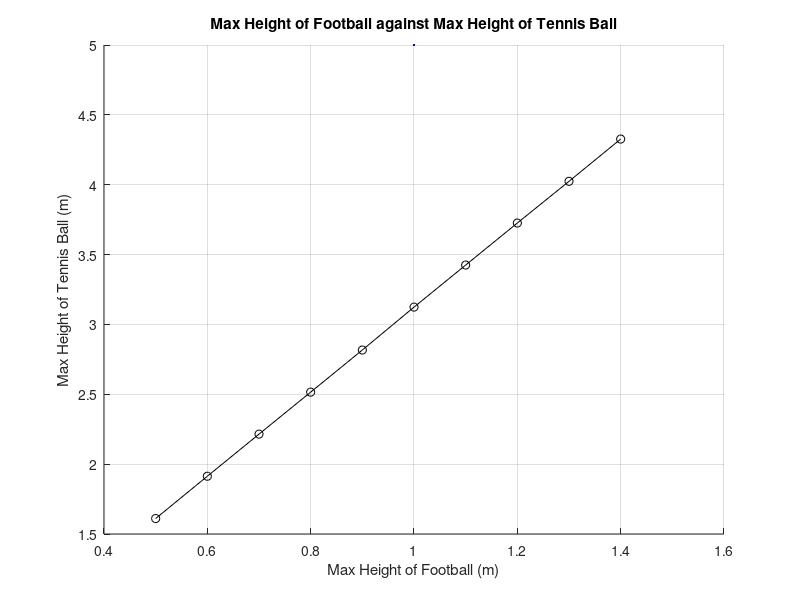
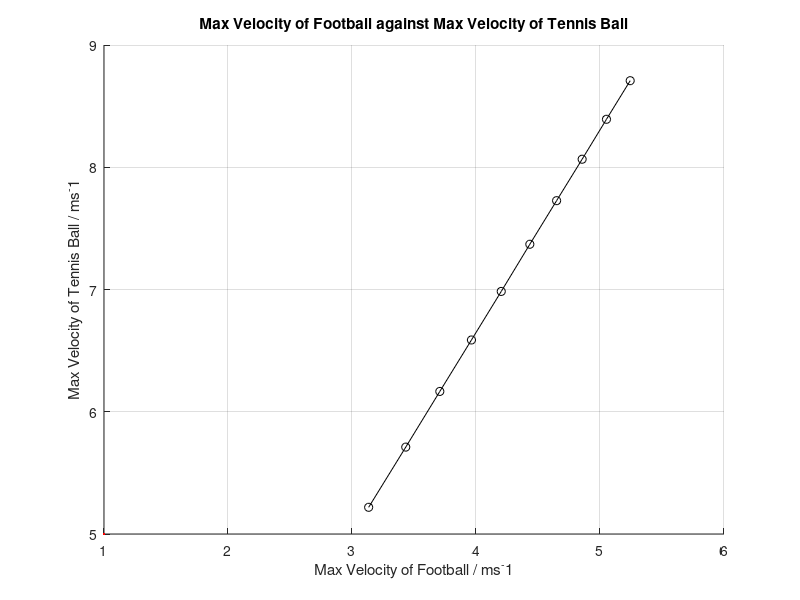

These charts were generated, in order, by the following MATLAB code:
g = 9.81;
dt = 0.0005;
c1 = 0.8; % Coefficient of Restitution for football
c2 = 0.8; % Coefficient of Restitution for tennis ball
m1 = 432.83; % Mass of football in g
m2 = 58.94;  % Mass of tennis ball in g 

h1_values = [];
h2_values = [];
v1_values = [];
v2_values = [];

for h1 = 0.5:0.1:1.4
    h2 = h1 + 0.1;
    v1 = 0;
    v2 = 0;
    time = 0;
    h1_max = h1;
    h2_max = h2;
    v1_max = v1;
    v2_max = v2;
    
    while time < 10
        h1 = h1 - (v1 * dt) + (0.5 * g * dt^2);
        v1 = v1 + g * dt;
        h2 = h2 - (v2 * dt) + (0.5 * g * dt^2);
        v2 = v2 + g * dt;
        
        if h1 < 0
            h1 = 0;
            v1 = -v1 * c1;
        end
        
        if h2 < h1 + 0.09
            h2 = h1 + 0.1;
            v2Final = ((m2 - m1) / (m1 + m2)) * v2 + ((2 * m1) / (m1 + m2)) * v1;
            v2 = v2Final * c2;
        end
        
        h1_max = max(h1_max, h1);
        h2_max = max(h2_max, h2);
        v1_max = max(v1_max, v1);
        v2_max = max(v2_max, v2);
        
        time = time + dt;
    end
    
    h1_values = [h1_values, h1_max];
    h2_values = [h2_values, h2_max];
    v1_values = [v1_values, v1_max];
    v2_values = [v2_values, v2_max];
end

figure(1);
hold on;
title("Max Height of Football against Max Height of Tennis Ball");
xlabel("Max Height of Football (m)");
ylabel("Max Height of Tennis Ball (m)");
plot(h1_values, h2_values, 'k-o', MarkerSize = 5, MarkerFaceColor = 'blue');
grid on;
hold off;

figure(2);
hold on;
title("Max Velocity of Football against Max Velocity of Tennis Ball");
xlabel("Max Velocity of Football / ms^-1");
ylabel("Max Velocity of Tennis Ball / ms^-1");
plot(v1_values, v2_values, 'k-o', MarkerSize = 5, MarkerFaceColor = 'red');
grid on;
hold off;